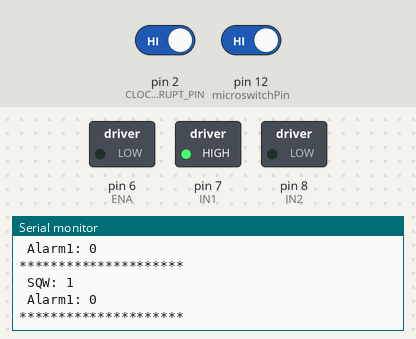
The sketch below on a simulated Arduino Uno, built with avr-gcc and run on an emulated ATmega328P. Parts: switched loads named in the sketch (green lamp = pin HIGH), the last lines printed to the serial monitor. The test bench sets the inputs (shaded band); at power-on: pin 2 (CLOCK_INTERRUPT_PIN) HIGH, pin 12 (microswitchPin) HIGH. The local clock reads 2024-03-15 10:24:30 at power-on unless the sketch sets it.

Above: at 4.8 s.
4.9 s: pin 2 (CLOCK_INTERRUPT_PIN) driven LOW and pin 12 (microswitchPin) driven LOW
At 5.3 s:
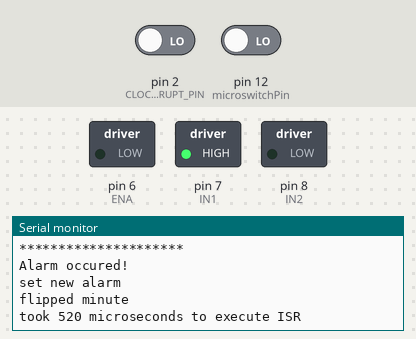
At 7.4 s:
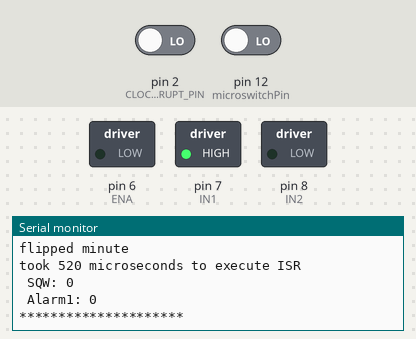

The sketch:

DS3231_and_L298N_-_Copy_1.ino
```cpp
// RTC setup
#include <RTClib.h>
#define CLOCK_INTERRUPT_PIN 2 // the pin that is connected to SQW

RTC_DS3231 rtc;
char daysOfTheWeek[7][12] = {"Sun", "Mon", "Tue", "Wed", "Thu", "Fri", "Sat"};


// *************************************************************
// L298N setup
#define IN1 7 // D7
#define IN2 8 // D8
#define ENA 6 // D6

// microswitch setup
#define microswitchPin 12 // D12
#define motorDelay 80
// active low

void setup() {
  Serial.begin(9600);

  // Initialise RTC and clear prev. settings
  rtc.begin();
  rtc.disable32K();
  rtc.clearAlarm(1);
  rtc.clearAlarm(2);
  // rtc.writeSqwPinMode(DS3231_OFF);
  rtc.writeSqwPinMode(DS3231_OFF); // stop oscillating signals at SQW Pin
  // otherwise setAlarm1 will fail
  rtc.disableAlarm(2);


  // attach interrupt to SQW pin
  pinMode(CLOCK_INTERRUPT_PIN, INPUT_PULLUP);
  attachInterrupt(digitalPinToInterrupt(CLOCK_INTERRUPT_PIN), onAlarm, FALLING);
  // SQW pin is active-low, meaning a 1 is defined as off and a 0 as on, hence the pullup resistor


  if(!rtc.setAlarm1(
    rtc.now() + TimeSpan(10),
    DS3231_A1_Second // this mode triggers the alarm when the seconds match. See Doxygen for other options
  )) {
    Serial.println("Error, alarm wasn't set!");
  }else {
    Serial.println("Alarm will happen in 10 seconds!");
  }


  // declare pins for L298N
  pinMode(IN1, OUTPUT);
  pinMode(IN2, OUTPUT);
  pinMode(ENA, OUTPUT);

  digitalWrite(ENA, LOW);
  digitalWrite(IN1, HIGH);
  digitalWrite(IN2, LOW);

  // declare pins for microswitch
  pinMode(microswitchPin, INPUT_PULLUP); // will go low when triggered (active low)

  printCurrentTime();
}


// Brainstorming ***(IGNORE THIS)***
// Have motor rotation code execute after delay(1000)

// Use alarm(2) on DS3231 to trigger the SQW pin with an interrupt and cause the motor to spin exactly each minute until a little after it triggers the microswitch
  // may create issues when you want the ACTUAL alarm to go off??
  // I think we can differentiate between alarms though, so should be ok


void loop() {

  Serial.print(" SQW: ");
  Serial.println(digitalRead(CLOCK_INTERRUPT_PIN));

  Serial.print(" Alarm1: ");
  Serial.println(rtc.alarmFired(1));

  if(rtc.alarmFired(1)) {
    Serial.println("Alarm(1) detected in main loop");
    rtc.clearAlarm(1);
    Serial.println("Alarm cleared");
  }

  Serial.println("*********************");


  delay(2000);
}


/******************************************************************
*******************************************************************
*******************************************************************
******************************************************************/


void onAlarm() {
  unsigned long start = micros(); // begin counting how long this ISR takes

  Serial.println("Alarm occured!");

  setNextAlarm();

  flipMinute();

  // calculating and printing ISR execution time
  unsigned long end = micros();
  unsigned long delta = end - start;
  Serial.println("took " + String(delta) + " microseconds to execute ISR");
}


void setNextAlarm() {
  rtc.setAlarm1( // set alarm for 60 seconds in the future
    rtc.now() + TimeSpan(60),
    DS3231_A1_Second // this mode triggers the alarm when the seconds match. See Doxygen for other options
  );
  Serial.println("set new alarm");
}

void flipMinute() {
  // While switch isn't triggered, make the motor spin
  // Once it is triggered, stop the motor after a delay of motorDelay milliseconds

  while(digitalRead(microswitchPin) == HIGH) {
    digitalWrite(ENA, HIGH);
  }
  delay(motorDelay);
  digitalWrite(ENA, LOW);
  Serial.println("flipped minute");
}


void printCurrentTime() {
  DateTime now = rtc.now();

  Serial.print(now.year(), DEC);
  Serial.print('/');
  Serial.print(now.month(), DEC);
  Serial.print('/');
  Serial.print(now.day(), DEC);
  Serial.print(" (");
  Serial.print(daysOfTheWeek[now.dayOfTheWeek()]);
  Serial.print(") ");
  Serial.print(now.hour(), DEC);
  Serial.print(':');
  Serial.print(now.minute(), DEC);
  Serial.print(':');
  Serial.print(now.second(), DEC);
  Serial.println();

  Serial.print(" since midnight 1/1/1970 = ");
  Serial.print(now.unixtime());
  Serial.print("s = ");
  Serial.print(now.unixtime() / 86400L);
  Serial.println("d");
}
```

Measured:
- after the input at 4.9 s, the serial monitor: prints a new line at once (image 1)
